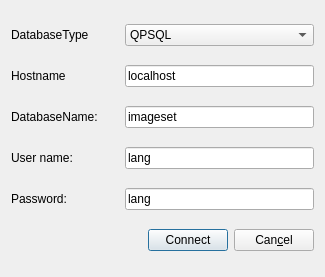
<?xml version="1.0" encoding="UTF-8"?>
<ui version="4.0">
 <class>ConnectDatabaseDialog</class>
 <widget class="QDialog" name="ConnectDatabaseDialog">
  <property name="windowModality">
   <enum>Qt::ApplicationModal</enum>
  </property>
  <property name="geometry">
   <rect>
    <x>0</x>
    <y>0</y>
    <width>325</width>
    <height>277</height>
   </rect>
  </property>
  <property name="sizePolicy">
   <sizepolicy hsizetype="Fixed" vsizetype="Fixed">
    <horstretch>0</horstretch>
    <verstretch>0</verstretch>
   </sizepolicy>
  </property>
  <property name="minimumSize">
   <size>
    <width>325</width>
    <height>277</height>
   </size>
  </property>
  <property name="maximumSize">
   <size>
    <width>325</width>
    <height>277</height>
   </size>
  </property>
  <property name="windowTitle">
   <string>Connect database</string>
  </property>
  <layout class="QVBoxLayout" name="verticalLayout">
   <item>
    <layout class="QHBoxLayout" name="horizontalLayout" stretch="4,7">
     <item>
      <widget class="QLabel" name="label">
       <property name="text">
        <string>DatabaseType</string>
       </property>
       <property name="buddy">
        <cstring>databaseTypeBox</cstring>
       </property>
      </widget>
     </item>
     <item>
      <widget class="QComboBox" name="databaseTypeBox">
       <item>
        <property name="text">
         <string>QPSQL</string>
        </property>
       </item>
       <item>
        <property name="text">
         <string>QSQLITE</string>
        </property>
       </item>
       <item>
        <property name="text">
         <string>QMYSQL</string>
        </property>
       </item>
      </widget>
     </item>
    </layout>
   </item>
   <item>
    <layout class="QHBoxLayout" name="horizontalLayout_2" stretch="4,7">
     <item>
      <widget class="QLabel" name="label_2">
       <property name="text">
        <string>Hostname</string>
       </property>
       <property name="buddy">
        <cstring>hostNameEdit</cstring>
       </property>
      </widget>
     </item>
     <item>
      <widget class="QLineEdit" name="hostNameEdit">
       <property name="text">
        <string>localhost</string>
       </property>
      </widget>
     </item>
    </layout>
   </item>
   <item>
    <layout class="QHBoxLayout" name="horizontalLayout_3" stretch="4,7">
     <item>
      <widget class="QLabel" name="label_3">
       <property name="text">
        <string>DatabaseName:</string>
       </property>
       <property name="buddy">
        <cstring>databaseNameEdit</cstring>
       </property>
      </widget>
     </item>
     <item>
      <widget class="QLineEdit" name="databaseNameEdit">
       <property name="text">
        <string>imageset</string>
       </property>
      </widget>
     </item>
    </layout>
   </item>
   <item>
    <layout class="QHBoxLayout" name="horizontalLayout_4" stretch="4,7">
     <item>
      <widget class="QLabel" name="label_4">
       <property name="text">
        <string>User name:</string>
       </property>
       <property name="buddy">
        <cstring>userNameEdit</cstring>
       </property>
      </widget>
     </item>
     <item>
      <widget class="QLineEdit" name="userNameEdit">
       <property name="text">
        <string>lang</string>
       </property>
      </widget>
     </item>
    </layout>
   </item>
   <item>
    <layout class="QHBoxLayout" name="horizontalLayout_5" stretch="4,7">
     <item>
      <widget class="QLabel" name="label_5">
       <property name="text">
        <string>Password:</string>
       </property>
       <property name="buddy">
        <cstring>passwordEdit</cstring>
       </property>
      </widget>
     </item>
     <item>
      <widget class="QLineEdit" name="passwordEdit">
       <property name="text">
        <string>lang</string>
       </property>
      </widget>
     </item>
    </layout>
   </item>
   <item>
    <layout class="QHBoxLayout" name="horizontalLayout_6">
     <item>
      <spacer name="horizontalSpacer">
       <property name="orientation">
        <enum>Qt::Horizontal</enum>
       </property>
       <property name="sizeHint" stdset="0">
        <size>
         <width>40</width>
         <height>20</height>
        </size>
       </property>
      </spacer>
     </item>
     <item>
      <widget class="QPushButton" name="pushButton">
       <property name="text">
        <string>Connect</string>
       </property>
      </widget>
     </item>
     <item>
      <widget class="QPushButton" name="pushButton_2">
       <property name="text">
        <string>Can&amp;cel</string>
       </property>
      </widget>
     </item>
    </layout>
   </item>
  </layout>
 </widget>
 <resources/>
 <connections>
  <connection>
   <sender>pushButton</sender>
   <signal>clicked()</signal>
   <receiver>ConnectDatabaseDialog</receiver>
   <slot>accept()</slot>
   <hints>
    <hint type="sourcelabel">
     <x>219</x>
     <y>253</y>
    </hint>
    <hint type="destinationlabel">
     <x>136</x>
     <y>246</y>
    </hint>
   </hints>
  </connection>
  <connection>
   <sender>pushButton_2</sender>
   <signal>clicked()</signal>
   <receiver>ConnectDatabaseDialog</receiver>
   <slot>reject()</slot>
   <hints>
    <hint type="sourcelabel">
     <x>338</x>
     <y>248</y>
    </hint>
    <hint type="destinationlabel">
     <x>266</x>
     <y>225</y>
    </hint>
   </hints>
  </connection>
 </connections>
</ui>
